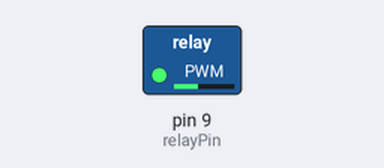
The sketch below on a simulated Arduino Uno, built with avr-gcc and run on an emulated ATmega328P. On the bench: switched loads named in the sketch (green lamp = pin HIGH).

Above: at 0.1 s.
Timing chart, 0 to 1.6 s (numbered marks = the images above):
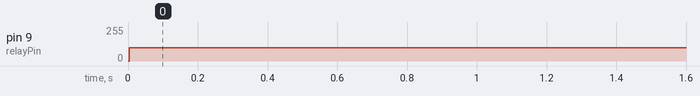

Measured:
- by itself, pin 9 (relayPin): 0/255 → 100/255 at 0.00 s

The sketch:

SolidStateRelay_PWM.ino
```cpp
const int relayPin = 9;

void setup() {
  // put your setup code here, to run once:
  pinMode(relayPin, OUTPUT);
  TCCR1B = TCCR1B & B11111000 | B00000100;
  analogWrite(relayPin, 100);
}

void loop() {
  // put your main code here, to run repeatedly:

}
```
